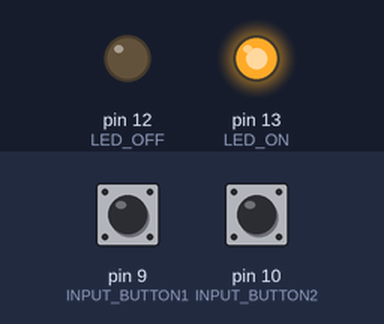
This sketch was run on a simulated Arduino Uno, built with avr-gcc and run on an emulated ATmega328P. Shown: output pins drawn as LEDs (lit = HIGH). Inputs (shaded band) come from the test bench; at power-on: pin 9 (INPUT_BUTTON1) LOW, pin 10 (INPUT_BUTTON2) LOW.

Above: at 1.2 s.
1.3 s: pin 9 (INPUT_BUTTON1) pulled HIGH for 0.15 s
At 1.37 s:
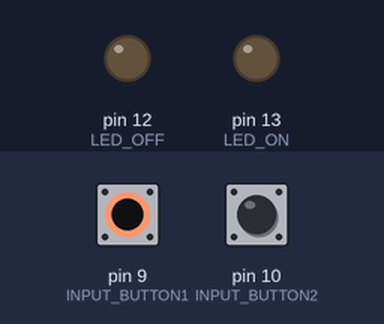
2.9 s: pin 10 (INPUT_BUTTON2) pulled HIGH for 0.15 s
At 2.97 s:
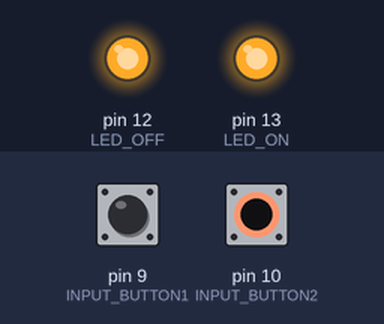
4.5 s: pin 10 (INPUT_BUTTON2) pulled HIGH for 3.2 s
At 8.1 s:
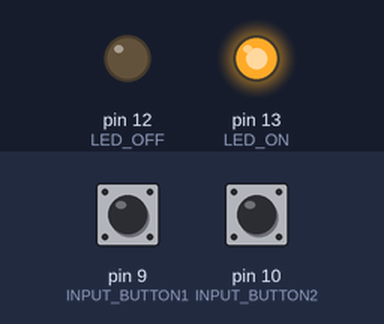
9.2 s: pin 9 (INPUT_BUTTON1) pulled HIGH for 3.2 s
At 10.4 s:
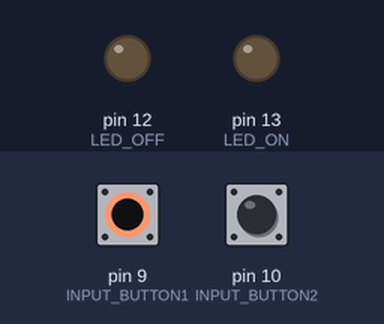
13.9 s: pin 9 (INPUT_BUTTON1) driven HIGH and pin 10 (INPUT_BUTTON2) driven HIGH
At 15.2 s:
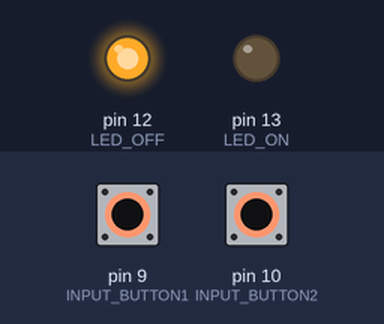
Timing chart, 0 to 16.4 s (numbered marks = the images above; inputs shaded):
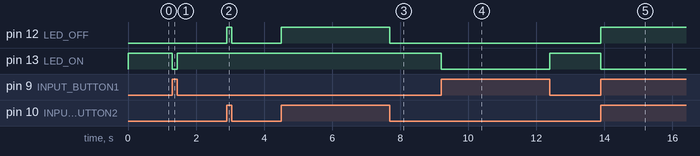

The sketch:

Botao.ino
```cpp
# define INPUT_BUTTON1 9
# define INPUT_BUTTON2 10
# define LED_OFF 12 // LED fica desligado até que o botao seja pressionado
# define LED_ON 13 // LED fica ligado até que o botao seja pressionado

void setup() {
  pinMode(INPUT_BUTTON1, INPUT);
  pinMode(INPUT_BUTTON2, INPUT);
  pinMode(LED_OFF, OUTPUT);
  pinMode(LED_ON, OUTPUT);
}

void loop() {
  switch (digitalRead(INPUT_BUTTON1)) {
    case LOW: // Botao desligado
    digitalWrite(LED_ON, HIGH);
    break;

    case HIGH: // Botao pressionado
    digitalWrite(LED_ON, LOW);
    break;
  }
  switch (digitalRead(INPUT_BUTTON2)) {
    case LOW: // Botao desligado
      digitalWrite(LED_OFF, LOW);
      break;

    case HIGH: // Botao pressionado
      digitalWrite(LED_OFF, HIGH);
      break;
  }
}
```

Measured:
- after the input at 1.3 s, pin 13 (LED_ON): HIGH → LOW at once, → HIGH 0.15 s later
- after the input at 2.9 s, pin 12 (LED_OFF): LOW → HIGH at once, → LOW 0.15 s later
- after the input at 4.5 s, pin 12 (LED_OFF): LOW → HIGH at once, → LOW 3.2 s later
- after the input at 9.2 s, pin 13 (LED_ON): HIGH → LOW at once, → HIGH 3.2 s later
- after the input at 13.9 s, pin 12 (LED_OFF): LOW → HIGH at once; pin 13 (LED_ON): HIGH → LOW at once
